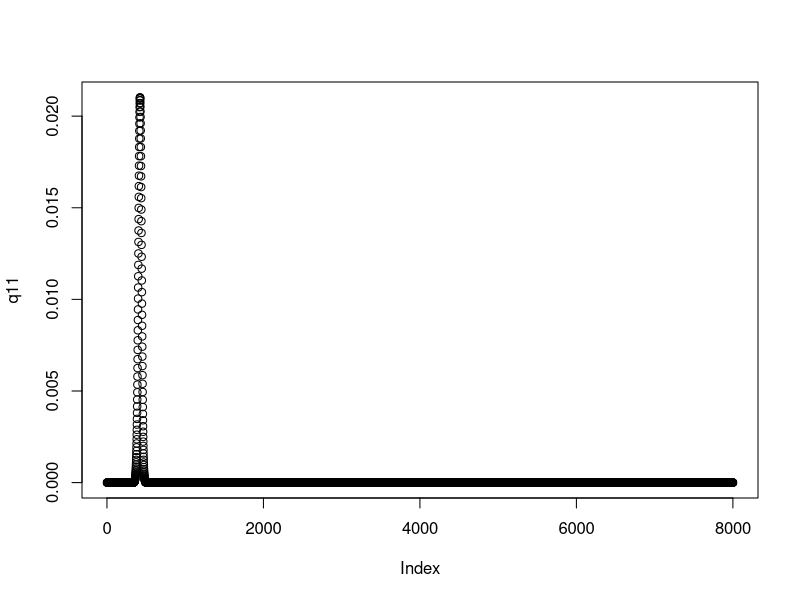

Write the R code that produced this figure.
########################################################################################
###   Title: Estimate ture Indel freqency of CRSCPR in Case adjusted by Background Noise
###   Author: Shicheng Guo, Ph.D. Email: Shicheng.Guo@hotmail.com 
###   updata time: 9/1/2015
########################################################################################

mle<-function(n,R,q){
  #n=200   # reads number with indel  
  #R=1000  # total reads number 
  #q=0.10  # observed indel ratio in control 
  p=n/R   # observed indel ratio in case 
  n/R
  q11<-c()
  range<-seq(0,R,1)
  for(p0 in range){
    q1<-dbinom(n-p0,R-p0,q)
    q11=c(q11,q1)
  }
  plot(q11)
  mlefreq=range[which.max(q11)]/R
  z = 1.96
  ub = (R * mlefreq + z**2 / 2 + z * sqrt(R *mlefreq * (1 - mlefreq) + z**4 / 4)) / (R + z**2)
  lb = (R * mlefreq + z**2 / 2 - z * sqrt(R *mlefreq * (1 - mlefreq) + z**4 / 4)) / (R + z**2)
  return(c(mle=mlefreq,ub=ub,lb=lb))
}

# Example Usaage:
result<-mle(n=800,R=8000,q=0.05)
